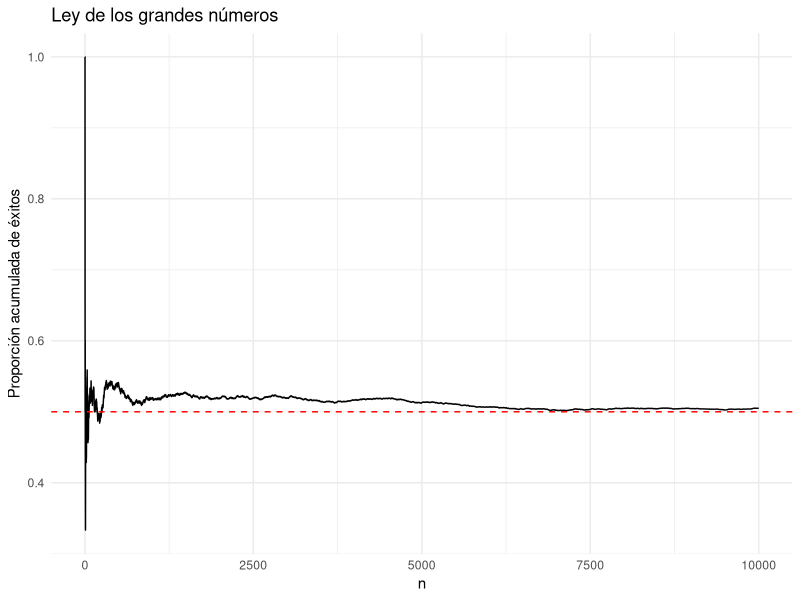
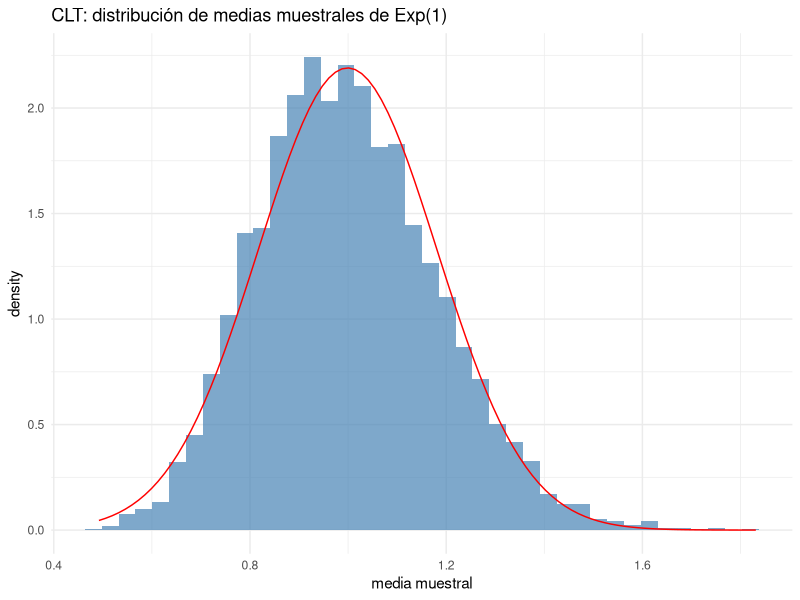

R code for these plots, in order:
# =============================================================================
# Sesión 6 — Día 3 · tarde — Cómputo estadístico y simulación
# Curso de nivelación en R — CIMAT Aguascalientes
# =============================================================================
#
# Objetivo de la sesión (2h):
#   Usar la familia d/p/q/r para trabajar con distribuciones, fijar semillas
#   para reproducibilidad, y simular experimentos con Monte Carlo.

library(tidyverse)

# Función de la sesión anterior, la reutilizamos aquí:
error_estandar <- function(x, na.rm = TRUE) {
  n <- if (na.rm) sum(!is.na(x)) else length(x)
  sd(x, na.rm = na.rm) / sqrt(n)
}

# -----------------------------------------------------------------------------
# 1. Distribuciones en R: la familia d/p/q/r
# -----------------------------------------------------------------------------
# Para cada distribución (norm, binom, pois, unif, t, chisq, exp, ...) hay
# cuatro funciones:
#   d<dist>()  densidad / masa de probabilidad         dnorm(0)
#   p<dist>()  función de distribución acumulada (CDF)  pnorm(1.96)
#   q<dist>()  cuantil (inversa de la CDF)               qnorm(0.975)
#   r<dist>()  generación de números aleatorios          rnorm(10)

dnorm(0, mean = 0, sd = 1)          # altura de la densidad normal en 0
pnorm(1.96)                          # P(Z <= 1.96) ≈ 0.975
qnorm(0.975)                         # cuantil 97.5% ≈ 1.96
rnorm(5, mean = 100, sd = 15)        # 5 valores aleatorios N(100, 15^2)

# Mismo patrón para binomial, Poisson, etc.
dbinom(3, size = 10, prob = 0.5)     # P(X = 3) con X ~ Binomial(10, 0.5)
ppois(5, lambda = 3)                 # P(X <= 5) con X ~ Poisson(3)

# -----------------------------------------------------------------------------
# 2. Números aleatorios y reproducibilidad
# -----------------------------------------------------------------------------

set.seed(2026)      # fija la semilla: reproducibilidad total de lo aleatorio
rnorm(3)
set.seed(2026)
rnorm(3)             # idéntico al anterior

# -----------------------------------------------------------------------------
# 3. Simulación Monte Carlo
# -----------------------------------------------------------------------------

# Ejemplo 1: Ley de los grandes números
set.seed(1)
lanzamientos <- sample(c(0, 1), size = 10000, replace = TRUE, prob = c(0.5, 0.5))
medias_acumuladas <- cumsum(lanzamientos) / seq_along(lanzamientos)

tibble(n = seq_along(medias_acumuladas), media = medias_acumuladas) %>%
  ggplot(aes(n, media)) +
  geom_line() +
  geom_hline(yintercept = 0.5, color = "red", linetype = "dashed") +
  labs(title = "Ley de los grandes números", x = "n", y = "Proporción acumulada de éxitos") +
  theme_minimal()

# Ejemplo 2: Teorema del límite central por simulación
# Tomamos muchas muestras de una exponencial (muy asimétrica) y vemos
# que la distribución de sus medias se vuelve normal.
set.seed(1)
n_muestra <- 30
n_repeticiones <- 5000

medias <- replicate(n_repeticiones, mean(rexp(n_muestra, rate = 1)))

tibble(medias) %>%
  ggplot(aes(medias)) +
  geom_histogram(aes(y = after_stat(density)), bins = 40, fill = "steelblue", alpha = 0.7) +
  stat_function(fun = dnorm, args = list(mean = mean(medias), sd = sd(medias)), color = "red") +
  labs(title = "CLT: distribución de medias muestrales de Exp(1)", x = "media muestral") +
  theme_minimal()

# =============================================================================
# EJERCICIOS
# =============================================================================

# 1. Usando qnorm(), encuentra el valor crítico de una normal estándar para
#    un intervalo de confianza del 90%.

# 2. Simula 10,000 lanzamientos de un dado justo (sample(1:6, ...)) y
#    verifica con una tabla (table()/prop.table()) que cada cara aparece
#    aproximadamente 1/6 de las veces.

# 3. Escribe una función `intervalo_confianza_media(x, conf = 0.95)` que
#    reciba un vector y regrese el intervalo de confianza para la media
#    usando la aproximación normal: media +/- z * error_estandar(x).

# 4. (Reto) Repite la simulación del CLT del ejemplo 2 pero partiendo de una
#    distribución uniforme (runif) y de una binomial con p = 0.05
#    (muy asimétrica). ¿Con qué tamaño de muestra n empieza a verse
#    razonablemente normal en cada caso?
